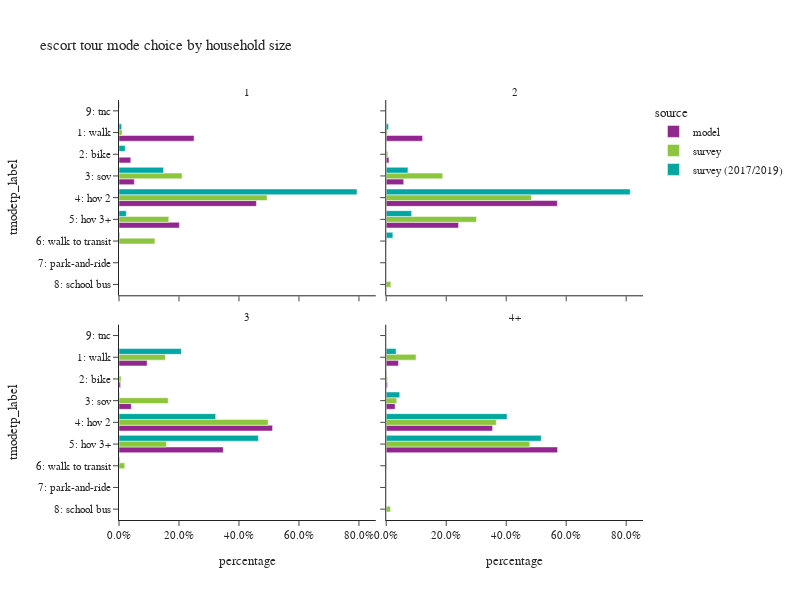

Notebook code for this chart:
### Code cell
plot_mode_choice(es_tour,"hhsize_4+",
                 {"hhsize_4+":["1","2","3","4+"],
                  "tmodetp_label":["1: walk","2: bike","3: sov","4: hov 2","5: hov 3+","6: walk to transit",
                                   "7: park-and-ride","8: school bus","9: other–survey only"]},
                 "household size",2,600)

### Figure 1 — Plotly figure (JSON) as saved in the notebook; plotly's stock layout.template omitted (floating-point values rounded to 4 significant figures)
{"data": [{"alignmentgroup": "True", "customdata": [[9726], [1524], [1988], [17810], [7828]], "hovertemplate": "source=model<br>hhsize_4+=1<br>percentage=%{x}<br>tmodetp_label=%{y}<br>sample count=%{customdata[0]}<extra></extra>", "legendgroup": "model", "marker": {"color": "#91268F", "pattern": {"shape": ""}}, "name": "model", "offsetgroup": "model", "orientation": "h", "showlegend": true, "textposition": "auto", "type": "bar", "x": [0.2502, 0.0392, 0.05114, 0.4581, 0.2014], "xaxis": "x3", "y": ["1: walk", "2: bike", "3: sov", "4: hov 2", "5: hov 3+"], "yaxis": "y3"}, {"alignmentgroup": "True", "customdata": [[15914], [1186], [7653], [74909], [31655]], "hovertemplate": "source=model<br>hhsize_4+=2<br>percentage=%{x}<br>tmodetp_label=%{y}<br>sample count=%{customdata[0]}<extra></extra>", "legendgroup": "model", "marker": {"color": "#91268F", "pattern": {"shape": ""}}, "name": "model", "offsetgroup": "model", "orientation": "h", "showlegend": false, "textposition": "auto", "type": "bar", "x": [0.1212, 0.009032, 0.05828, 0.5704, 0.2411], "xaxis": "x4", "y": ["1: walk", "2: bike", "3: sov", "4: hov 2", "5: hov 3+"], "yaxis": "y4"}, {"alignmentgroup": "True", "customdata": [[14195], [807], [6227], [77503], [52648]], "hovertemplate": "source=model<br>hhsize_4+=3<br>percentage=%{x}<br>tmodetp_label=%{y}<br>sample count=%{customdata[0]}<extra></extra>", "legendgroup": "model", "marker": {"color": "#91268F", "pattern": {"shape": ""}}, "name": "model", "offsetgroup": "model", "orientation": "h", "showlegend": false, "textposition": "auto", "type": "bar", "x": [0.09377, 0.005331, 0.04113, 0.512, 0.3478], "xaxis": "x", "y": ["1: walk", "2: bike", "3: sov", "4: hov 2", "5: hov 3+"], "yaxis": "y"}, {"alignmentgroup": "True", "customdata": [[18130], [1777], [13194], [158007], [254705]], "hovertemplate": "source=model<br>hhsize_4+=4+<br>percentage=%{x}<br>tmodetp_label=%{y}<br>sample count=%{customdata[0]}<extra></extra>", "legendgroup": "model", "marker": {"color": "#91268F", "pattern": {"shape": ""}}, "name": "model", "offsetgroup": "model", "orientation": "h", "showlegend": false, "textposition": "auto", "type": "bar", "x": [0.04067, 0.003986, 0.0296, 0.3544, 0.5713], "xaxis": "x2", "y": ["1: walk", "2: bike", "3: sov", "4: hov 2", "5: hov 3+"], "yaxis": "y2"}, {"alignmentgroup": "True", "customdata": [[4], [10], [21], [1], [3]], "hovertemplate": "source=survey<br>hhsize_4+=1<br>percentage=%{x}<br>tmodetp_label=%{y}<br>sample count=%{customdata[0]}<extra></extra>", "legendgroup": "survey", "marker": {"color": "#8CC63E", "pattern": {"shape": ""}}, "name": "survey", "offsetgroup": "survey", "orientation": "h", "showlegend": true, "textposition": "auto", "type": "bar", "x": [0.01001, 0.2102, 0.4939, 0.166, 0.1199], "xaxis": "x3", "y": ["1: walk", "3: sov", "4: hov 2", "5: hov 3+", "6: walk to transit"], "yaxis": "y3"}, {"alignmentgroup": "True", "customdata": [[8], [3], [22], [84], [32], [5], [1]], "hovertemplate": "source=survey<br>hhsize_4+=2<br>percentage=%{x}<br>tmodetp_label=%{y}<br>sample count=%{customdata[0]}<extra></extra>", "legendgroup": "survey", "marker": {"color": "#8CC63E", "pattern": {"shape": ""}}, "name": "survey", "offsetgroup": "survey", "orientation": "h", "showlegend": false, "textposition": "auto", "type": "bar", "x": [0.004448, 0.005431, 0.1881, 0.4843, 0.3008, 0.001575, 0.01541], "xaxis": "x4", "y": ["1: walk", "2: bike", "3: sov", "4: hov 2", "5: hov 3+", "6: walk to transit", "8: school bus"], "yaxis": "y4"}, {"alignmentgroup": "True", "customdata": [[23], [8], [7], [79], [45], [4]], "hovertemplate": "source=survey<br>hhsize_4+=3<br>percentage=%{x}<br>tmodetp_label=%{y}<br>sample count=%{customdata[0]}<extra></extra>", "legendgroup": "survey", "marker": {"color": "#8CC63E", "pattern": {"shape": ""}}, "name": "survey", "offsetgroup": "survey", "orientation": "h", "showlegend": false, "textposition": "auto", "type": "bar", "x": [0.1547, 0.00692, 0.1641, 0.4972, 0.1579, 0.01909], "xaxis": "x", "y": ["1: walk", "2: bike", "3: sov", "4: hov 2", "5: hov 3+", "6: walk to transit"], "yaxis": "y"}, {"alignmentgroup": "True", "customdata": [[52], [3], [11], [126], [188], [1], [5]], "hovertemplate": "source=survey<br>hhsize_4+=4+<br>percentage=%{x}<br>tmodetp_label=%{y}<br>sample count=%{customdata[0]}<extra></extra>", "legendgroup": "survey", "marker": {"color": "#8CC63E", "pattern": {"shape": ""}}, "name": "survey", "offsetgroup": "survey", "orientation": "h", "showlegend": false, "textposition": "auto", "type": "bar", "x": [0.09928, 0.003874, 0.03495, 0.3671, 0.4786, 0.002124, 0.01413], "xaxis": "x2", "y": ["1: walk", "2: bike", "3: sov", "4: hov 2", "5: hov 3+", "6: walk to transit", "8: school bus"], "yaxis": "y2"}, {"alignmentgroup": "True", "customdata": [[6], [3], [6], [13], [3], [1], [1]], "hovertemplate": "source=survey (2017/2019)<br>hhsize_4+=1<br>percentage=%{x}<br>tmodetp_label=%{y}<br>sample count=%{customdata[0]}<extra></extra>", "legendgroup": "survey (2017/2019)", "marker": {"color": "#00A7A0", "pattern": {"shape": ""}}, "name": "survey (2017/2019)", "offsetgroup": "survey (2017/2019)", "orientation": "h", "showlegend": true, "textposition": "auto", "type": "bar", "x": [0.008832, 0.02065, 0.1487, 0.7936, 0.02441, 0.002412, 0.001422], "xaxis": "x3", "y": ["1: walk", "2: bike", "3: sov", "4: hov 2", "5: hov 3+", "6: walk to transit", "9: tnc"], "yaxis": "y3"}, {"alignmentgroup": "True", "customdata": [[14], [15], [99], [13], [7]], "hovertemplate": "source=survey (2017/2019)<br>hhsize_4+=2<br>percentage=%{x}<br>tmodetp_label=%{y}<br>sample count=%{customdata[0]}<extra></extra>", "legendgroup": "survey (2017/2019)", "marker": {"color": "#00A7A0", "pattern": {"shape": ""}}, "name": "survey (2017/2019)", "offsetgroup": "survey (2017/2019)", "orientation": "h", "showlegend": false, "textposition": "auto", "type": "bar", "x": [0.007711, 0.07232, 0.8132, 0.08477, 0.02196], "xaxis": "x4", "y": ["1: walk", "3: sov", "4: hov 2", "5: hov 3+", "6: walk to transit"], "yaxis": "y4"}, {"alignmentgroup": "True", "customdata": [[29], [4], [1], [98], [49], [4]], "hovertemplate": "source=survey (2017/2019)<br>hhsize_4+=3<br>percentage=%{x}<br>tmodetp_label=%{y}<br>sample count=%{customdata[0]}<extra></extra>", "legendgroup": "survey (2017/2019)", "marker": {"color": "#00A7A0", "pattern": {"shape": ""}}, "name": "survey (2017/2019)", "offsetgroup": "survey (2017/2019)", "orientation": "h", "showlegend": false, "textposition": "auto", "type": "bar", "x": [0.2079, 0.001139, 0.001657, 0.3222, 0.4646, 0.00242], "xaxis": "x", "y": ["1: walk", "2: bike", "3: sov", "4: hov 2", "5: hov 3+", "6: walk to transit"], "yaxis": "y"}, {"alignmentgroup": "True", "customdata": [[50], [1], [7], [145], [227], [1]], "hovertemplate": "source=survey (2017/2019)<br>hhsize_4+=4+<br>percentage=%{x}<br>tmodetp_label=%{y}<br>sample count=%{customdata[0]}<extra></extra>", "legendgroup": "survey (2017/2019)", "marker": {"color": "#00A7A0", "pattern": {"shape": ""}}, "name": "survey (2017/2019)", "offsetgroup": "survey (2017/2019)", "orientation": "h", "showlegend": false, "textposition": "auto", "type": "bar", "x": [0.0327, 0.001769, 0.04499, 0.4028, 0.5168, 0.0009221], "xaxis": "x2", "y": ["1: walk", "2: bike", "3: sov", "4: hov 2", "5: hov 3+", "6: walk to transit"], "yaxis": "y2"}], "layout": {"annotations": [{"font": {}, "showarrow": false, "text": "3", "x": 0.245, "xanchor": "center", "xref": "paper", "y": 0.465, "yanchor": "bottom", "yref": "paper"}, {"font": {}, "showarrow": false, "text": "4+", "x": 0.755, "xanchor": "center", "xref": "paper", "y": 0.465, "yanchor": "bottom", "yref": "paper"}, {"font": {}, "showarrow": false, "text": "1", "x": 0.245, "xanchor": "center", "xref": "paper", "y": 1.0, "yanchor": "bottom", "yref": "paper"}, {"font": {}, "showarrow": false, "text": "2", "x": 0.755, "xanchor": "center", "xref": "paper", "y": 1.0, "yanchor": "bottom", "yref": "paper"}], "barmode": "group", "height": 600, "legend": {"title": {"text": "source"}, "tracegroupgap": 0}, "title": {"text": "escort tour mode choice by household size"}, "width": 800, "xaxis": {"anchor": "y", "domain": [0.0, 0.49], "tickformat": ".1%", "title": {"text": "percentage"}}, "xaxis2": {"anchor": "y2", "domain": [0.51, 1.0], "matches": "x", "tickformat": ".1%", "title": {"text": "percentage"}}, "xaxis3": {"anchor": "y3", "domain": [0.0, 0.49], "matches": "x", "showticklabels": false, "tickformat": ".1%"}, "xaxis4": {"anchor": "y4", "domain": [0.51, 1.0], "matches": "x", "showticklabels": false, "tickformat": ".1%"}, "yaxis": {"anchor": "x", "categoryarray": ["9: other–survey only", "8: school bus", "7: park-and-ride", "6: walk to transit", "5: hov 3+", "4: hov 2", "3: sov", "2: bike", "1: walk"], "categoryorder": "array", "domain": [0.0, 0.465], "title": {"text": "tmodetp_label"}}, "yaxis2": {"anchor": "x2", "domain": [0.0, 0.465], "matches": "y", "showticklabels": false}, "yaxis3": {"anchor": "x3", "categoryarray": ["9: other–survey only", "8: school bus", "7: park-and-ride", "6: walk to transit", "5: hov 3+", "4: hov 2", "3: sov", "2: bike", "1: walk"], "categoryorder": "array", "domain": [0.535, 1.0], "matches": "y", "title": {"text": "tmodetp_label"}}, "yaxis4": {"anchor": "x4", "domain": [0.535, 1.0], "matches": "y", "showticklabels": false}}}
